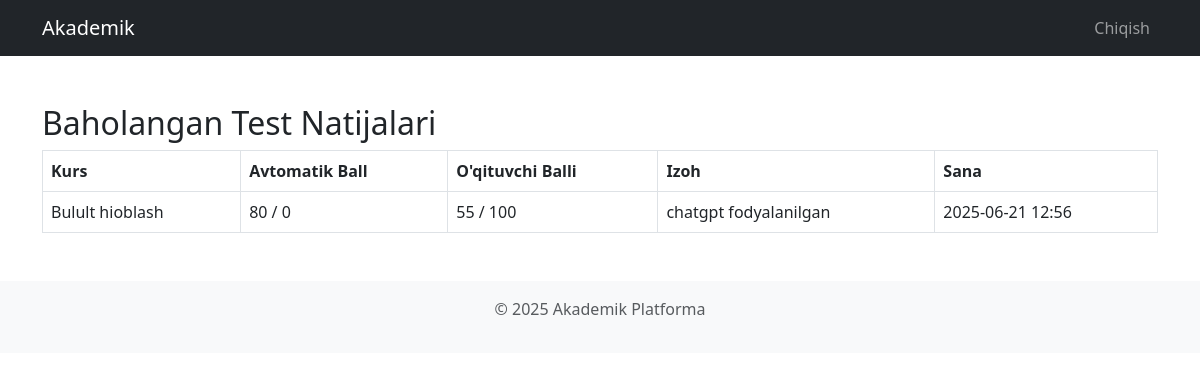
The app's page /Web_dasturlash_7_ballik_topshriq/my_results.php (signed in) with its own data.
### tables this page shows
CREATE TABLE `results` (
  `id` int(11) NOT NULL,
  `student_id` int(11) NOT NULL,
  `course_id` int(11) NOT NULL,
  `score` int(11) DEFAULT 0,
  `total_questions` int(11) DEFAULT 0,
  `teacher_score` int(11) DEFAULT NULL,
  `teacher_feedback` text DEFAULT NULL,
  `created_at` datetime DEFAULT current_timestamp()
);

CREATE TABLE `courses` (
  `id` int(11) NOT NULL,
  `title` varchar(255) NOT NULL,
  `description` text NOT NULL,
  `teacher_id` int(11) DEFAULT NULL
);

### Web_dasturlash_7_ballik_topshriq/my_results.php (the view, shortened to what this page needs)
<?php
include("config.php");
$student_id = $_SESSION["user_id"];
$results = $conn->query("
    SELECT r.*, c.title AS course_title
    FROM results r
    JOIN courses c ON r.course_id = c.id
    WHERE r.student_id = $student_id AND r.teacher_score IS NOT NULL
    ORDER BY r.created_at DESC
");
include("templates/header.php");
?>
<div class="container mt-5">
    <h2>Baholangan Test Natijalari</h2>
    <table class="table table-bordered">
        <thead>
            <tr>
                <th>Kurs</th>
                <th>Avtomatik Ball</th>
                <th>O'qituvchi Balli</th>
                <th>Izoh</th>
                <th>Sana</th>
            </tr>
        </thead>
        <tbody>
            <?php if ($results->num_rows > 0): ?>
                <?php while ($row = $results->fetch_assoc()): ?>
                    <tr>
                        <td><?= htmlspecialchars($row['course_title']) ?></td>
                        <td><?= $row['score'] ?> / <?= $row['total_questions'] ?></td>
                        <td><?= $row['teacher_score'] ?> / 100</td>
                        <td><?= nl2br(htmlspecialchars($row['teacher_feedback'])) ?></td>
                        <td><?= date("Y-m-d H:i", strtotime($row['created_at'])) ?></td>
                    </tr>
                <?php endwhile; ?>
            <?php else: ?>
                <tr><td colspan="5" class="text-center">Hozircha baholangan test natijalari yo‘q.</td></tr>
            <?php endif; ?>
        </tbody>
    </table>
</div>
<?php include("templates/footer.php"); ?>

### records on screen
results: course.title "Bulult hioblash", score "80", total_questions "0", teacher_score "55", teacher_feedback "chatgpt fodyalanilgan", created_at "2025-06-21 12:56"
